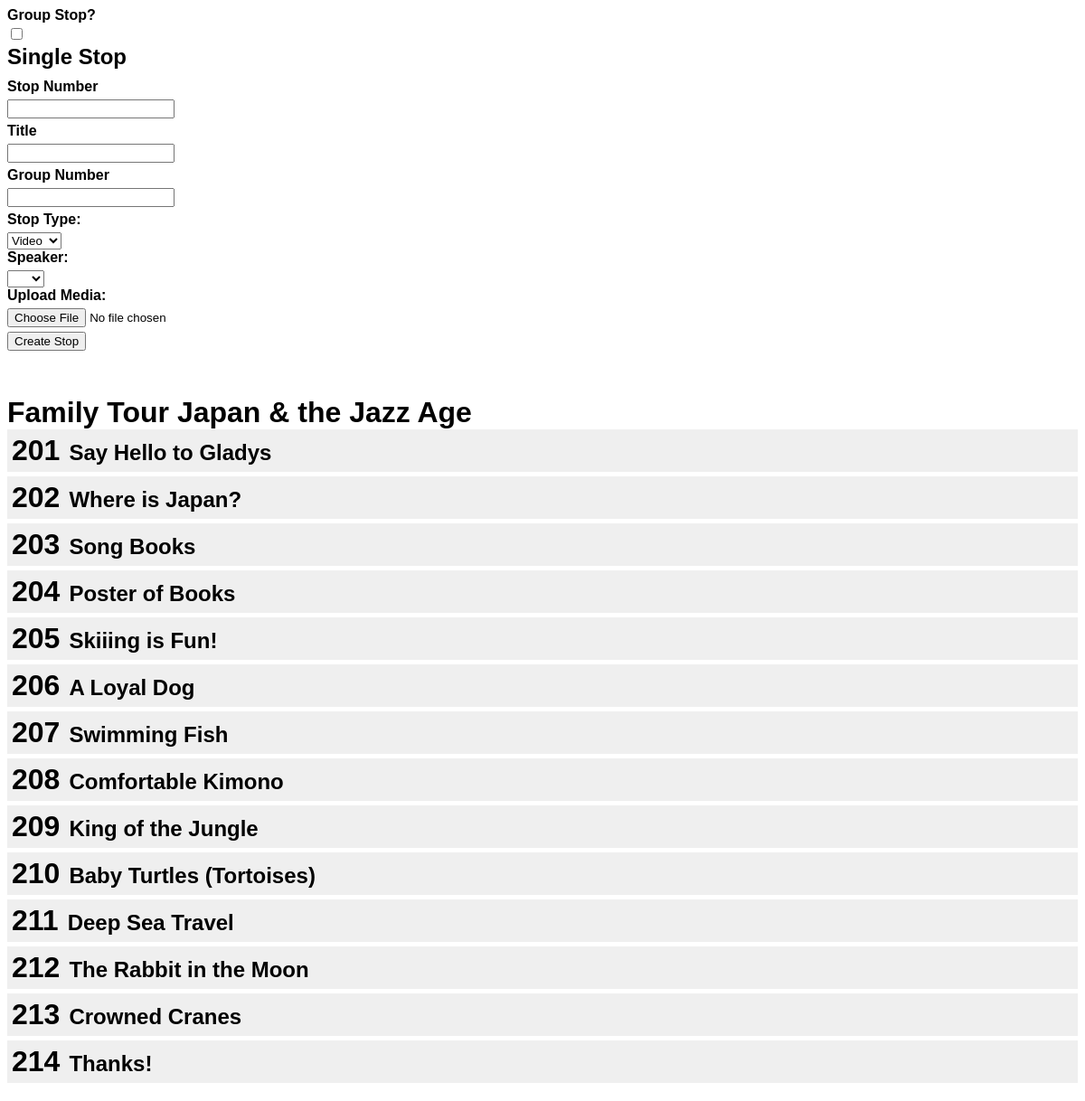
The app's page /admin/index.php?id=2 with its own data.
### tables this page shows
CREATE TABLE `tours` (
  `tourID` int(11) unsigned NOT NULL AUTO_INCREMENT,
  `title` varchar(250) DEFAULT '',
  `openDate` date DEFAULT '0000-00-00',
  `closeDate` date DEFAULT '0000-00-00',
  `image` varchar(25) DEFAULT NULL,
  `location` varchar(25) DEFAULT NULL,
  `length` varchar(25) DEFAULT NULL,
  `noStops` int(2) DEFAULT NULL,
  `details` text,
  `db_name` varchar(25) DEFAULT NULL,
  `menu` tinyint(1) DEFAULT NULL,
  `testing` tinyint(1) DEFAULT NULL,
  `show` tinyint(1) DEFAULT NULL,
  `icon` tinyint(1) DEFAULT NULL,
  PRIMARY KEY (`tourID`)
);

CREATE TABLE `tour_content` (
  `id` int(11) unsigned NOT NULL AUTO_INCREMENT,
  `tourID` int(11) DEFAULT NULL,
  `stopID` int(11) DEFAULT NULL,
  `groupTitle` varchar(100) DEFAULT NULL,
  `groupID` int(11) DEFAULT NULL,
  `stopType` tinyint(1) DEFAULT NULL,
  `title` varchar(100) DEFAULT NULL,
  `description` text,
  `speaker` varchar(100) DEFAULT NULL,
  `speakerImage` varchar(15) DEFAULT NULL,
  `source` varchar(50) DEFAULT NULL,
  PRIMARY KEY (`id`)
);

### admin/tourStops.php (the view, shortened to what this page needs)
<?
	$query = "SELECT title FROM tours WHERE tourID = '$tourID'";
	$result = mysqli_query($db,$query);
	while($row = mysqli_fetch_assoc($result)){
		$title = strip_tags($row["title"]);
	}
echo "<h1>$title</h1>";
$query = "SELECT * FROM tour_content WHERE tourID = '$tourID' ORDER BY stopID, groupID ";
	$result = mysqli_query($db,$query);
	$stops = array();
	while($row = mysqli_fetch_assoc($result)){
		$id = $row['id'];
		$stopID = $row['stopID'];
		$groupTitle = $row['groupTitle'];
		$groupID = $row['groupID'];
		$stopType = $row['stopType'];
		$title = $row['title'];
		$speaker = $row['speaker'];
		$speakerImage = $row['speakerImage'];
		$source = $row['source'];
		$stops[$stopID][$groupID][$groupTitle.$title] =
		array(
			"title" => $title,
			"type" => $stopType,
			"speaker" => $speaker,
			"speaker_image" => $speakerImage,
			"source_file" => $source,
			"id" => $id);
	}
	 echo "<ul>";
	foreach($stops as $stopID => $stopInfo)
	{
		echo "<li class='stop'>";
		$numStops = (count($stopInfo)-1);
		foreach($stopInfo as $key => $title){
			if($numStops > 0) $groupClass = " groupStop";
			else $groupClass = "";
			if($key == 0){
				foreach($title as $groupTitle => $dets){
					echo "<div class='stopTitle $groupClass'><h1>".$stopID."</h1><h2>".$groupTitle."</h2></div>";
				}
			}
		}
		echo "</li>";
	}
	echo "</ul>";
?>

### _css/admin.css (style rules this page uses)
* { font-family:"myriad", myriad, "myriad-web", helvetica, sans-serif }
h1,h2,h3 { margin:0;padding:0 }
h1,h2 { display:inline-block }
h1 { padding-right:10px }
.stop { margin-bottom:5px }
ul { margin:0 0 20px 0;padding:0 }
ul li { list-style-type:none }
.stopTitle { background:#efefef;padding:5px }
.stop { cursor:pointer }

### records on screen
tours: title "Family Tour Japan & the Jazz Age"
tour_content: stopID "201", groupTitle "Say Hello to Gladys"
tour_content: stopID "202", groupTitle "Where is Japan?"
tour_content: stopID "203", groupTitle "Song Books"
tour_content: stopID "204", groupTitle "Poster of Books"
tour_content: stopID "205", groupTitle "Skiiing is Fun!"
tour_content: stopID "206", groupTitle "A Loyal Dog"
tour_content: stopID "207", groupTitle "Swimming Fish"
tour_content: stopID "208", groupTitle "Comfortable Kimono"
tour_content: stopID "209", groupTitle "King of the Jungle"
tour_content: stopID "210", groupTitle "Baby Turtles (Tortoises)"
tour_content: stopID "211", groupTitle "Deep Sea Travel"
tour_content: stopID "212", groupTitle "The Rabbit in the Moon"
tour_content: stopID "213", groupTitle "Crowned Cranes"
tour_content: stopID "214", groupTitle "Thanks!"
